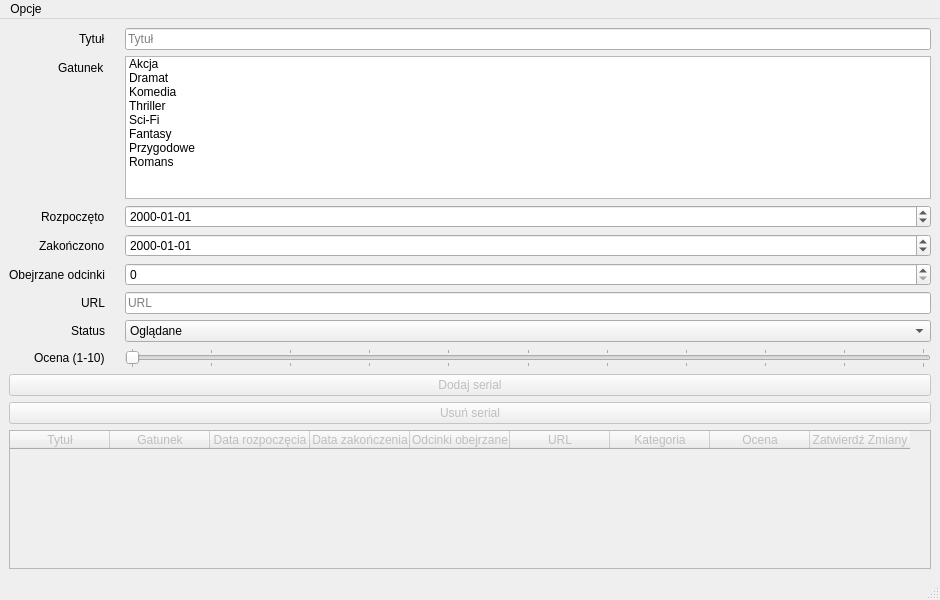
<?xml version="1.0" encoding="UTF-8"?>
<ui version="4.0">
 <class>MainWindow</class>
 <widget class="QMainWindow" name="MainWindow">
  <property name="geometry">
   <rect>
    <x>0</x>
    <y>0</y>
    <width>940</width>
    <height>600</height>
   </rect>
  </property>
  <property name="windowTitle">
   <string>Program do zarządzania kolekcją seriali</string>
  </property>
  <widget class="QWidget" name="centralwidget">
   <layout class="QVBoxLayout" name="verticalLayout">
    <item>
     <layout class="QFormLayout" name="formLayout">
      <property name="labelAlignment">
       <set>Qt::AlignRight|Qt::AlignTrailing|Qt::AlignVCenter</set>
      </property>
      <property name="formAlignment">
       <set>Qt::AlignHCenter|Qt::AlignTop</set>
      </property>
      <property name="horizontalSpacing">
       <number>20</number>
      </property>
      <property name="verticalSpacing">
       <number>6</number>
      </property>
      <item row="0" column="0">
       <widget class="QLabel" name="titleLabel">
        <property name="text">
         <string>Tytuł</string>
        </property>
       </widget>
      </item>
      <item row="0" column="1">
       <widget class="QLineEdit" name="titleInput">
        <property name="placeholderText">
         <string>Tytuł</string>
        </property>
       </widget>
      </item>
      <item row="1" column="0">
       <widget class="QLabel" name="genreLabel">
        <property name="text">
         <string>Gatunek</string>
        </property>
       </widget>
      </item>
      <item row="1" column="1">
       <widget class="QListWidget" name="genreInput">
        <property name="minimumSize">
         <size>
          <width>150</width>
          <height>20</height>
         </size>
        </property>
        <property name="selectionMode">
         <enum>QAbstractItemView::MultiSelection</enum>
        </property>
        <item>
         <property name="text">
          <string>Akcja</string>
         </property>
        </item>
        <item>
         <property name="text">
          <string>Dramat</string>
         </property>
        </item>
        <item>
         <property name="text">
          <string>Komedia</string>
         </property>
        </item>
        <item>
         <property name="text">
          <string>Thriller</string>
         </property>
        </item>
        <item>
         <property name="text">
          <string>Sci-Fi</string>
         </property>
        </item>
        <item>
         <property name="text">
          <string>Fantasy</string>
         </property>
        </item>
        <item>
         <property name="text">
          <string>Przygodowe</string>
         </property>
        </item>
        <item>
         <property name="text">
          <string>Romans</string>
         </property>
        </item>
       </widget>
      </item>
      <item row="2" column="0">
       <widget class="QLabel" name="startDateLabel">
        <property name="text">
         <string>Rozpoczęto</string>
        </property>
       </widget>
      </item>
      <item row="2" column="1">
       <widget class="QDateEdit" name="startDateInput">
        <property name="displayFormat">
         <string>yyyy-MM-dd</string>
        </property>
       </widget>
      </item>
      <item row="3" column="0">
       <widget class="QLabel" name="endDateLabel">
        <property name="text">
         <string>Zakończono</string>
        </property>
       </widget>
      </item>
      <item row="3" column="1">
       <widget class="QDateEdit" name="endDateInput">
        <property name="displayFormat">
         <string>yyyy-MM-dd</string>
        </property>
       </widget>
      </item>
      <item row="4" column="0">
       <widget class="QLabel" name="episodesWatchedLabel">
        <property name="text">
         <string>Obejrzane odcinki</string>
        </property>
       </widget>
      </item>
      <item row="4" column="1">
       <widget class="QSpinBox" name="episodesWatchedInput"/>
      </item>
      <item row="5" column="0">
       <widget class="QLabel" name="urlLabel">
        <property name="text">
         <string>URL</string>
        </property>
       </widget>
      </item>
      <item row="5" column="1">
       <widget class="QLineEdit" name="urlInput">
        <property name="placeholderText">
         <string>URL</string>
        </property>
       </widget>
      </item>
      <item row="6" column="0">
       <widget class="QLabel" name="statusLabel">
        <property name="text">
         <string>Status</string>
        </property>
       </widget>
      </item>
      <item row="6" column="1">
       <widget class="QComboBox" name="statusInput">
        <item>
         <property name="text">
          <string>Oglądane</string>
         </property>
        </item>
        <item>
         <property name="text">
          <string>Oczekujące</string>
         </property>
        </item>
        <item>
         <property name="text">
          <string>Zakończone</string>
         </property>
        </item>
       </widget>
      </item>
      <item row="7" column="0">
       <widget class="QLabel" name="ratingLabel">
        <property name="text">
         <string>Ocena (1-10)</string>
        </property>
       </widget>
      </item>
      <item row="7" column="1">
       <widget class="QSlider" name="ratingSlider">
        <property name="minimumSize">
         <size>
          <width>0</width>
          <height>20</height>
         </size>
        </property>
        <property name="maximum">
         <number>10</number>
        </property>
        <property name="orientation">
         <enum>Qt::Horizontal</enum>
        </property>
        <property name="tickPosition">
         <enum>QSlider::TicksBothSides</enum>
        </property>
        <property name="tickInterval">
         <number>1</number>
        </property>
       </widget>
      </item>
     </layout>
    </item>
    <item>
     <widget class="QPushButton" name="addButton">
      <property name="enabled">
       <bool>false</bool>
      </property>
      <property name="text">
       <string>Dodaj serial</string>
      </property>
     </widget>
    </item>
    <item>
     <widget class="QPushButton" name="deleteButton">
      <property name="enabled">
       <bool>false</bool>
      </property>
      <property name="text">
       <string>Usuń serial</string>
      </property>
     </widget>
    </item>
    <item>
     <widget class="QTableWidget" name="seriesTable">
      <property name="enabled">
       <bool>false</bool>
      </property>
      <column>
       <property name="text">
        <string>Tytuł</string>
       </property>
      </column>
      <column>
       <property name="text">
        <string>Gatunek</string>
       </property>
      </column>
      <column>
       <property name="text">
        <string>Data rozpoczęcia</string>
       </property>
      </column>
      <column>
       <property name="text">
        <string>Data zakończenia</string>
       </property>
      </column>
      <column>
       <property name="text">
        <string>Odcinki obejrzane</string>
       </property>
      </column>
      <column>
       <property name="text">
        <string>URL</string>
       </property>
      </column>
      <column>
       <property name="text">
        <string>Kategoria</string>
       </property>
      </column>
      <column>
       <property name="text">
        <string>Ocena</string>
       </property>
      </column>
      <column>
       <property name="text">
        <string>Zatwierdź Zmiany</string>
       </property>
      </column>
     </widget>
    </item>
   </layout>
  </widget>
  <widget class="QMenuBar" name="menubar">
   <property name="geometry">
    <rect>
     <x>0</x>
     <y>0</y>
     <width>940</width>
     <height>20</height>
    </rect>
   </property>
   <widget class="QMenu" name="menuOpcje">
    <property name="title">
     <string>Opcje</string>
    </property>
    <addaction name="createAccountAction"/>
    <addaction name="loginAccountAction"/>
    <addaction name="actionWyloguj"/>
    <addaction name="actionPrzypomnijHaslo"/>
    <addaction name="actiondeleteAccount"/>
   </widget>
   <addaction name="menuOpcje"/>
  </widget>
  <widget class="QStatusBar" name="statusbar"/>
  <action name="createAccountAction_3">
   <property name="text">
    <string>Utwórz konto</string>
   </property>
  </action>
  <action name="loginAccountAction_2">
   <property name="text">
    <string>Zaloguj się</string>
   </property>
  </action>
  <action name="createAccountAction">
   <property name="text">
    <string>Utwórz konto</string>
   </property>
  </action>
  <action name="loginAccountAction">
   <property name="text">
    <string>Zaloguj się</string>
   </property>
  </action>
  <action name="actionWyloguj">
   <property name="text">
    <string>Wyloguj się</string>
   </property>
  </action>
  <action name="actionPrzypomnijHaslo">
   <property name="text">
    <string>Przypomnij hasło</string>
   </property>
  </action>
  <action name="actiondeleteAccount">
   <property name="text">
    <string>Usuń konto</string>
   </property>
  </action>
 </widget>
 <resources/>
 <connections/>
</ui>
